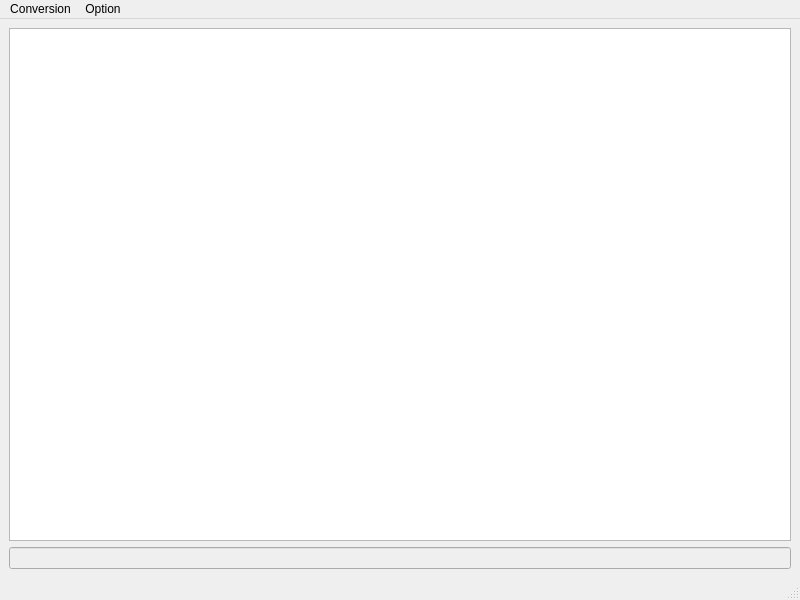
<?xml version="1.0" encoding="UTF-8"?>
<ui version="4.0">
 <class>MainWindow</class>
 <widget class="QMainWindow" name="MainWindow">
  <property name="geometry">
   <rect>
    <x>0</x>
    <y>0</y>
    <width>800</width>
    <height>600</height>
   </rect>
  </property>
  <property name="windowTitle">
   <string>MainWindow</string>
  </property>
  <widget class="QWidget" name="centralwidget">
   <layout class="QHBoxLayout" name="horizontalLayout">
    <item>
     <layout class="QVBoxLayout" name="verticalLayout">
      <item>
       <widget class="QTextEdit" name="Result">
        <property name="readOnly">
         <bool>true</bool>
        </property>
       </widget>
      </item>
      <item>
       <widget class="QLineEdit" name="lineEdit">
        <property name="enabled">
         <bool>false</bool>
        </property>
       </widget>
      </item>
     </layout>
    </item>
   </layout>
  </widget>
  <widget class="QMenuBar" name="menubar">
   <property name="geometry">
    <rect>
     <x>0</x>
     <y>0</y>
     <width>800</width>
     <height>21</height>
    </rect>
   </property>
   <widget class="QMenu" name="menuConversion">
    <property name="title">
     <string>Conversion</string>
    </property>
    <addaction name="separator"/>
    <addaction name="actionCpp"/>
    <addaction name="actionExecuter"/>
   </widget>
   <widget class="QMenu" name="menuOption">
    <property name="title">
     <string>Option</string>
    </property>
    <addaction name="actionConfigurer"/>
   </widget>
   <addaction name="menuConversion"/>
   <addaction name="menuOption"/>
  </widget>
  <widget class="QStatusBar" name="statusbar"/>
  <action name="actionF">
   <property name="text">
    <string>f</string>
   </property>
  </action>
  <action name="actionCpp">
   <property name="text">
    <string>C++</string>
   </property>
  </action>
  <action name="actionExecuter">
   <property name="text">
    <string>Executer</string>
   </property>
  </action>
  <action name="actionConfigurer">
   <property name="text">
    <string>Configurer</string>
   </property>
  </action>
 </widget>
 <resources/>
 <connections/>
</ui>
